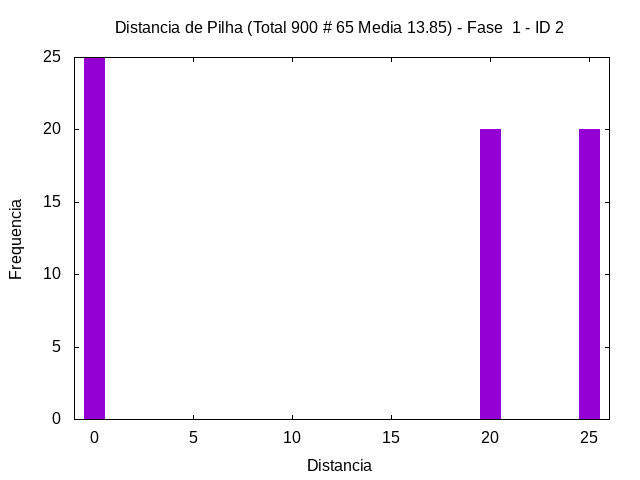

Write the gnuplot code that produced this figure.
set term png
set output "../out/soma-hist-1-2.png"
set style fill solid 1.0
set title "Distancia de Pilha (Total 900 # 65 Media 13.85) - Fase  1 - ID 2"
set xlabel "Distancia"
set ylabel "Frequencia"
plot [-1:26] "../out/soma-hist-1-2.gpdat" u 3:4 w boxes t ""
